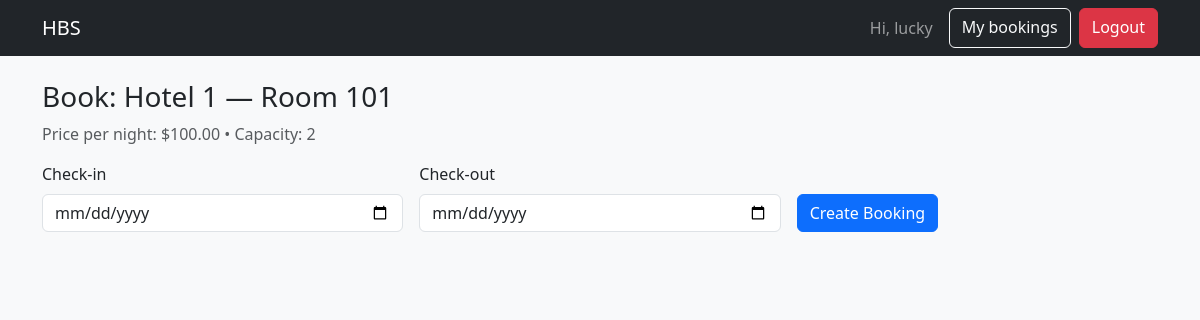
/book/1/ (signed in), run on the app's committed database.
### booking/models.py (models this page shows, shortened)
class Room(models.Model):
    hotel = models.ForeignKey(Hotel, on_delete=models.CASCADE, related_name='rooms')
    number = models.CharField(max_length=20)
    room_type = models.CharField(max_length=50, default='Standard')
    price_per_night = models.DecimalField(max_digits=8, decimal_places=2)
    capacity = models.PositiveIntegerField(default=2)

class Hotel(models.Model):
    name = models.CharField(max_length=120)
    city = models.CharField(max_length=120, blank=True)
    address = models.CharField(max_length=255, blank=True)
    description = models.TextField(blank=True)

### booking/views.py (the view, shortened to what this page needs)
# urls.py: path('book/<int:room_id>/', views.book_room, name='book_room'),
@login_required
def book_room(request, room_id):
    room = get_object_or_404(Room, id=room_id)
    return render(request, 'booking/book_room.html', {'room': room})

### booking/templates/booking/book_room.html (shortened to what this page needs)
{% extends 'booking/base.html' %}
{% block content %}
<h3>Book: {{ room.hotel.name }} — Room {{ room.number }}</h3>
<p class="text-muted">Price per night: ${{ room.price_per_night }} • Capacity: {{ room.capacity }}</p>
<form method="post" class="mt-3">{% csrf_token %}
  <div class="row g-3">
    <div class="col-md-4">
      <label class="form-label">Check-in</label>
      <input class="form-control" type="date" name="check_in" required>
    </div>
    <div class="col-md-4">
      <label class="form-label">Check-out</label>
      <input class="form-control" type="date" name="check_out" required>
    </div>
    <div class="col-md-4 d-flex align-items-end">
      <button class="btn btn-primary">Create Booking</button>
    </div>
  </div>
</form>
{% endblock %}

### booking/templates/booking/base.html (shortened to what this page needs)
<!doctype html>
<html lang="en">
<head>
  <link href="https://cdn.jsdelivr.net/npm/bootstrap@5.3.3/dist/css/bootstrap.min.css" rel="stylesheet">
</head>
<body class="bg-light">
<nav class="navbar navbar-dark bg-dark">
  <div class="container">
    <a class="navbar-brand" href="/">HBS</a>
    <div class="d-flex">
      {% if user.is_authenticated %}
        <span class="navbar-text me-3">Hi, {{ user.username }}</span>
        <a class="btn btn-outline-light me-2" href="{% url 'my_bookings' %}">My bookings</a>
        <a class="btn btn-danger" href="{% url 'logout' %}">Logout</a>
      {% else %}
        <a class="btn btn-outline-light" href="{% url 'auth' %}">Login / Signup</a>
      {% endif %}
    </div>
  </div>
</nav>
<main class="container py-4">
  {% block content %}{% endblock %}
</main>
</body>
</html>

### data on the page
Room: hotel.name "Hotel 1", number "101", price_per_night "100.00", capacity "2"

### other printed values
{{ user.username }} "lucky"
